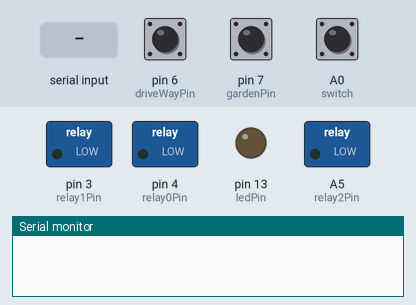
Simulated run of this sketch. Board: Arduino Uno, built with avr-gcc and run on an emulated ATmega328P. Parts: switched loads named in the sketch (green lamp = pin HIGH), output pins drawn as LEDs (lit = HIGH), the last lines printed to the serial monitor. The test bench sets the inputs (shaded band); at power-on: pin 6 (driveWayPin) HIGH, pin 7 (gardenPin) HIGH, A0 (switch) HIGH.

Above: at 1.2 s.
1.3 s: "4" received over Serial
At 2.5 s:
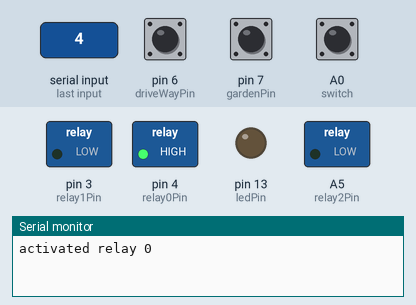
2.8 s: "6" received over Serial
At 3.6 s:
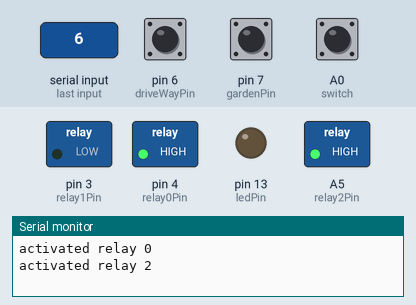
5.8 s: "3" received over Serial
At 7.9 s:
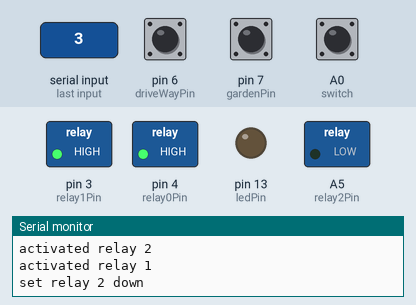
Timing chart, 0 to 62.8 s (numbered marks = the images above; inputs shaded):
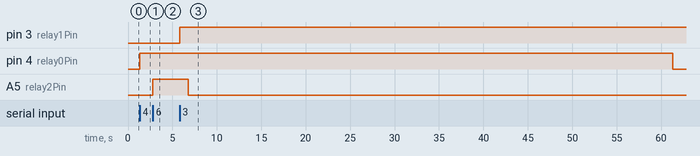

The sketch:

arduino-home-controller.ino
```cpp
#include <OneWire.h>
#include <DallasTemperature.h>
#include <dht.h>
#include "FastRunningMedian.h"


/*
 * sketch for a home automation setup
 *
 * Communication
 *   - expects commands for its sensors on the USB port
 *   - reports on events on the USB port
 *   - activates pins based on USB port events
 * Wiring
 *   - reads one DHT22 temperature/humidity sensor attached to pin 5 (short wire)
 *   - reads multiple one wire dallas temperature sensors attached to pin 2 (long wire)
 *   - watches for events on pin 6 for motion sensor
 *   - watches for events on pin 7 for motion sensor
 *   - watches for events on pin A0 for water meter reed contact
 *   - enables pin 4 for a period of time (flood light)
 *   - enables pin 3 for a period of time (flood light)
 *   - enables pin A5 for a period of time (flood light)
 */


const int driveWayPin = 6;
const int gardenPin = 7;
const int ledPin = 13;

const int dht22Pin = 5;

const int relay0Pin = 4;
const int relay1Pin = 3;
const int relay2Pin = A5;

const int tempPin = 2;
#define ONE_WIRE_BUS 2
OneWire oneWire(ONE_WIRE_BUS);

DallasTemperature sensors(&oneWire);

#define DHT22_PIN 5
#define DHTTYPE DHT22

DHT dht(DHT22_PIN,DHTTYPE);


FastRunningMedian<unsigned int,32, 0> myA0Median;
int A0counter=0;
int lastA0Value=LOW;
int A0isLow= LOW;
int A0isHigh = LOW;


int driveWayValue;
int lastdriveWayValue = HIGH;
int driveWayWatcher = HIGH;
int lastdriveWayEntry;
int lastdriveWayLeft;

int gardenValue;
int lastgardenValue = HIGH;
int gardenWatcher = HIGH;
int lastgardenEntry;
int lastgardenLeft;

int relay0value = LOW;
long lastRelay0active;
int relay1value = LOW;
long lastRelay1active;
int relay2value = LOW;
long lastRelay2active;

char incomingSerialChar;


void setup() {
  dht.begin();
  pinMode(driveWayPin, INPUT_PULLUP);
  pinMode(gardenPin, INPUT_PULLUP);
  pinMode(A0, INPUT_PULLUP);
  pinMode(ledPin, OUTPUT);
  pinMode(relay0Pin, OUTPUT);
  pinMode(relay1Pin, OUTPUT);
  pinMode(relay2Pin, OUTPUT);
  lastRelay0active = millis();
  lastRelay1active = millis();
  lastRelay2active = millis();
  digitalWrite(relay0Pin, LOW);
  digitalWrite(relay1Pin, LOW);
  digitalWrite(relay2Pin, LOW);
  // set initial LED state
  digitalWrite(ledPin, LOW);
  sensors.begin();
  //enable the serial line
  Serial.begin(9600);
}

void printDouble( double val, byte precision){
 // prints val with number of decimal places determine by precision
 // precision is a number from 0 to 6 indicating the desired decimial places
 // example: lcdPrintDouble( 3.1415, 2); // prints 3.14 (two decimal places)

 if(val < 0.0){
   Serial.print('-');
   val = -val;
 }

 Serial.print (int(val));  //prints the int part
 if( precision > 0) {
   Serial.print("."); // print the decimal point
   unsigned long frac;
   unsigned long mult = 1;
   byte padding = precision -1;
   while(precision--)
 mult *=10;

   if(val >= 0)
frac = (val - int(val)) * mult;
   else
frac = (int(val)- val ) * mult;
   unsigned long frac1 = frac;
   while( frac1 /= 10 )
padding--;
   while(  padding--)
Serial.print("0");
   Serial.print(frac,DEC) ;
 }
}

void printAddress(DeviceAddress addr) {
  byte i;
  for( i=0; i < 8; i++) {                         // prefix the printout with 0x
      Serial.print("0x");
      if (addr[i] < 16) {
        Serial.print('0');                        // add a leading '0' if required.
      }
      Serial.print(addr[i], HEX);                 // print the actual value in HEX
      if (i < 7) {
        Serial.print(", ");
      }
    }
}


void loop() {
   driveWayValue = digitalRead(driveWayPin);
   if(lastdriveWayValue == HIGH && driveWayValue == HIGH){
   // nothing is there
     if((millis() - lastdriveWayLeft)>300 && driveWayWatcher == LOW){
       driveWayWatcher = HIGH;
       Serial.println("driveWay gone");
     }
   }
   else if(lastdriveWayValue == LOW && driveWayValue == LOW){
   // it is still there
     if((millis() - lastdriveWayEntry)>300 && driveWayWatcher == HIGH){
       // already up for 300ms, lets do something
       driveWayWatcher = LOW;
       Serial.println("driveWay seen");
       }
   }
   else if(lastdriveWayValue == HIGH && driveWayValue == LOW){
   // it has appeared
     lastdriveWayEntry = millis();
     lastdriveWayLeft = millis();
   }
   else if(lastdriveWayValue == LOW && driveWayValue == HIGH){
   // it has disappeared
     lastdriveWayEntry = millis();
     lastdriveWayLeft = millis();
   }
   lastdriveWayValue = driveWayValue;
//////////////////////////////////////////////////////////////////////////////////////
   gardenValue = digitalRead(gardenPin);
   if(lastgardenValue == HIGH && gardenValue == HIGH){
   // nothing is there
     if((millis() - lastgardenLeft)>300 && gardenWatcher == LOW){
       gardenWatcher = HIGH;
       Serial.println("garden gone");
     }
   }
   else if(lastgardenValue == LOW && gardenValue == LOW){
   // it is still there
     if((millis() - lastgardenEntry)>300 && gardenWatcher == HIGH){
       // already up for 300ms, lets do something
       gardenWatcher = LOW;
       Serial.println("garden seen");
       }
   }
   else if(lastgardenValue == HIGH && gardenValue == LOW){
   // it has appeared
     lastgardenEntry = millis();
     lastgardenLeft = millis();
   }
   else if(lastgardenValue == LOW && gardenValue == HIGH){
   // it has disappeared
     lastgardenEntry = millis();
     lastgardenLeft = millis();
   }
   lastgardenValue = gardenValue;
//////////////////////////////////////////////////////////////////////
    // lets put relays down if they weren't active recently
    if(millis() - lastRelay0active > 60000){
        if(relay0value == HIGH){
            Serial.println("set relay 0 down");
            digitalWrite(relay0Pin, LOW);
            relay0value = LOW;
        }
    }
    if(millis() - lastRelay1active > 60000){
        if(relay1value == HIGH){
            Serial.println("set relay 1 down");
            digitalWrite(relay1Pin, LOW);
            relay1value = LOW;
        }
    }
    if(millis() - lastRelay2active > 4000){
        if(relay2value == HIGH){
            Serial.println("set relay 2 down");
            digitalWrite(relay2Pin, LOW);
            relay2value = LOW;
        }
     }
//////////////////////////////////////////////////////////////////////
/*
 *  Analog measurements, no longer necessary as it is now done via digital reed contact
 *
    int A0Value = analogRead(A0);
    myA0Median.addValue(A0Value);
    int m = myA0Median.getMedian();

   if(m+15 > A0Value && lastA0Value == HIGH){
    //still high
   }
   else if(lastA0Value == LOW && m-15 < A0Value){
   // still low
   }
   else if(lastA0Value == LOW && m+15 > A0Value){
   // it has appeared
     lastA0Value = HIGH;
   }
   else if(lastA0Value == HIGH && m-15 < A0Value){
   // it has disappeared
     lastA0Value = LOW;
     A0counter++;
   }
   if (A0counter >= 1){
     Serial.print("A0 hit ");
     Serial.println(A0Value);
     A0counter = 0;
   }
*/
 int A0Value = digitalRead(A0); // Read the state of the switch
  if (A0Value == LOW && lastA0Value == HIGH) // If the pin reads low, the switch is closed.
  {
    lastA0Value = LOW;
    Serial.println("A0 hit low");
  }
  else if (A0Value == HIGH && lastA0Value == LOW)
  {
    lastA0Value = HIGH;
    //Serial.println("A0 hit high");
  }
  else
  {
    // nothing happened
  }

//////////////////////////////////////////////////////////////////////
    // lets read our possible commands
    if(Serial.available() > 0){
        incomingSerialChar = (char) Serial.read();
        if (incomingSerialChar == '4'){
            Serial.println("activated relay 0");
            digitalWrite(relay0Pin,HIGH);
            lastRelay0active = millis();
            relay0value = HIGH;
        }
        if (incomingSerialChar == '3'){
            Serial.println("activated relay 1");
            digitalWrite(relay1Pin,HIGH);
            lastRelay1active = millis();
            relay1value = HIGH;
        }
        if (incomingSerialChar == '6'){
            Serial.println("activated relay 2");
            digitalWrite(relay2Pin,HIGH);
            lastRelay2active = millis();
            relay2value = HIGH;
        }
        if (incomingSerialChar == '2'){
            Serial.println("will check temp");
            sensors.requestTemperatures();
            for (int i=0;i<sensors.getDeviceCount();i++){
                float tempC = sensors.getTempCByIndex(i);
                DeviceAddress sensor;
                sensors.getAddress(sensor,i);
                printAddress(sensor);
                Serial.print(":");
                printDouble(tempC,1);
                Serial.print("\r\n");
            }
            Serial.println("done temps");

        }
        if (incomingSerialChar == '5'){
            Serial.println("will check dht");
            // Reading temperature or humidity takes about 250 milliseconds!
            // Sensor readings may also be up to 2 seconds 'old' (its a very slow sensor)
            float h = dht.readHumidity();
            // Read temperature as Celsius (the default)
            float t = dht.readTemperature();
            // Check if any reads failed and exit early (to try again).
            if (isnan(h) || isnan(t)) {
              Serial.println("Failed to read from DHT sensor!");
            }
            else {
            /*
            int chk = DHT.read22(DHT22_PIN);
            switch (chk)
            {
            case DHTLIB_OK:
                Serial.print("OK:");
                break;
            case DHTLIB_ERROR_CHECKSUM:
                Serial.print("Checksum error,\t");
                break;
            case DHTLIB_ERROR_TIMEOUT:
                Serial.print("Time out error,\t");
                break;
            default:
                Serial.print("Unknown error,\t");
                break;
            }
            */

              // DISPLAY DATA
              Serial.print(h, 1);
              Serial.print(":");
              Serial.println(t, 1);
            }
        }
    }

}
```

Measured:
- after the input at 1.3 s, pin 4 (relay0Pin): LOW → HIGH at once
- after the input at 2.8 s, A5 (relay2Pin): LOW → HIGH at once
- after the input at 5.8 s, pin 3 (relay1Pin): LOW → HIGH at once
